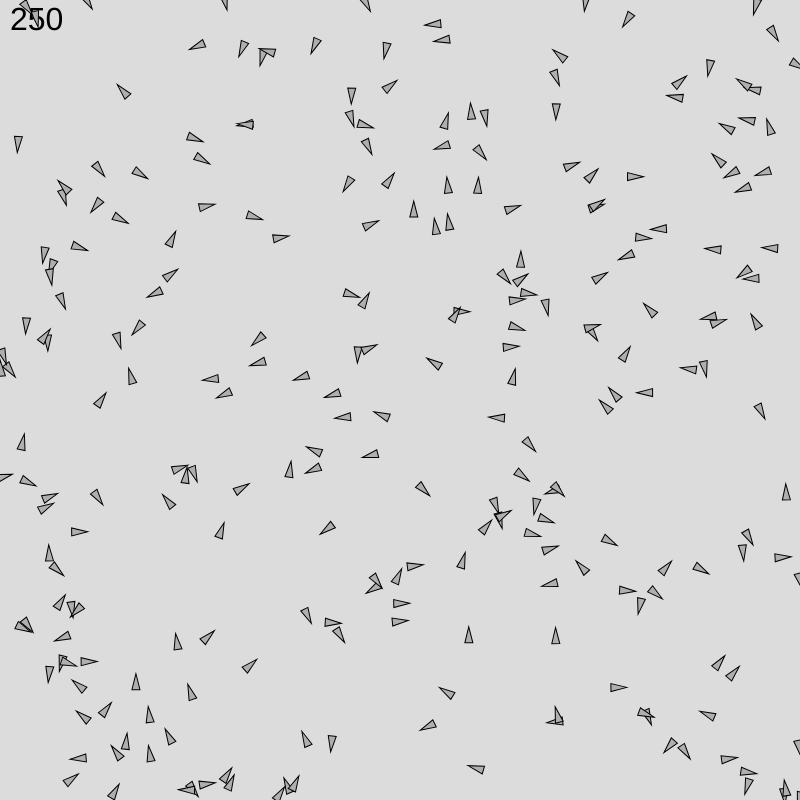
Frame 1 (no input)
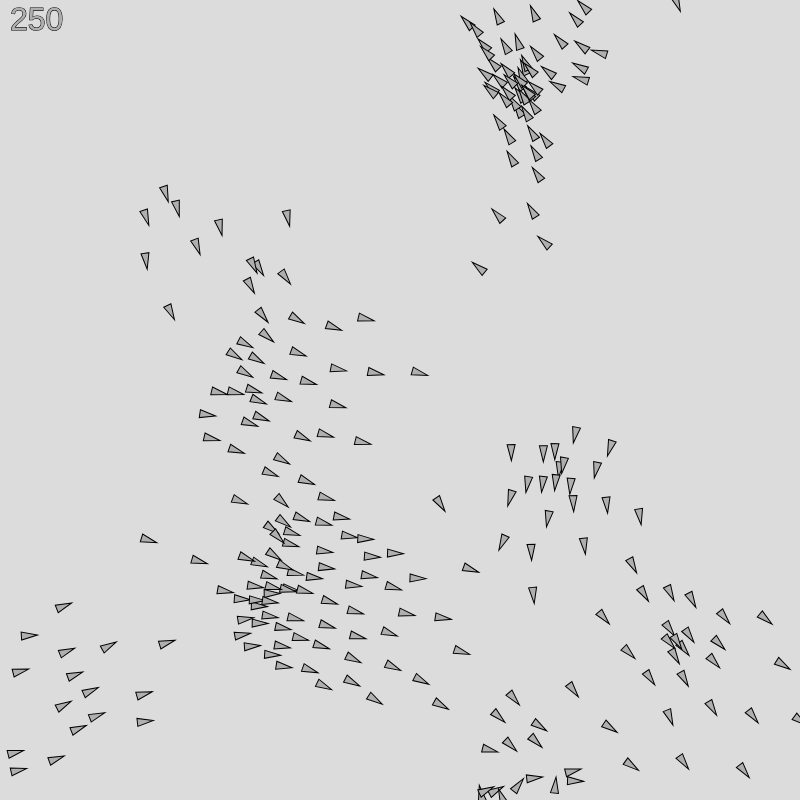
Frame 60 (no input)
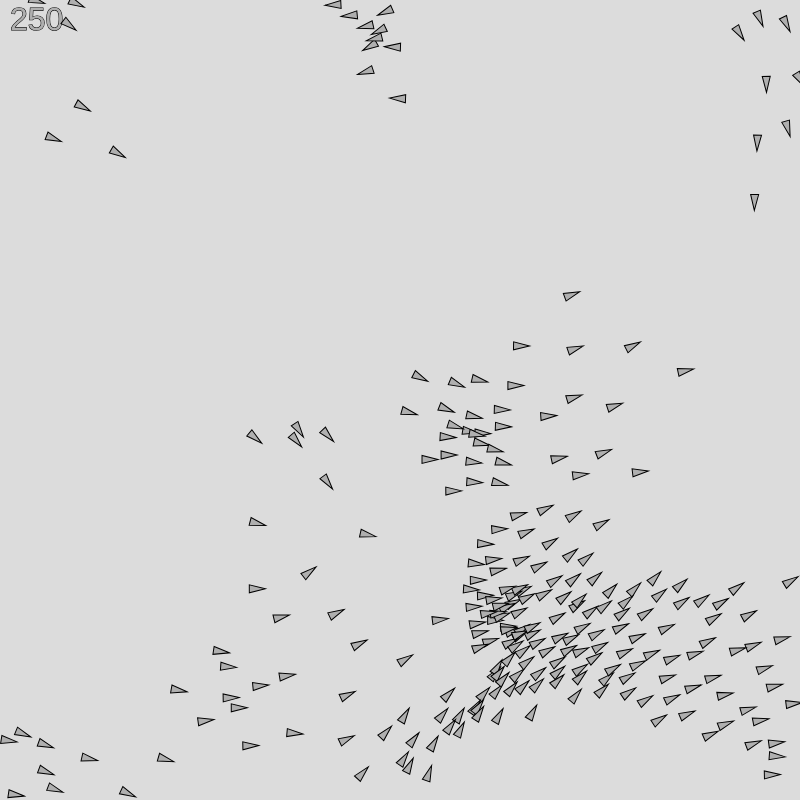
Frame 120 (the mouse pressed at the canvas centre since frame 60)

The p5.js sketch that drew these frames (run headless with seeded random() and noise() and a simulated clock; from frame 60 on, the mouse is pressed at the canvas centre):

// p5.js sketch
// ── sketch.js
const amountOfFlocks = 250;
let abos = [];

function setup() {
//   createCanvas(windowWidth, windowHeight);
  createCanvas(800, 800);

  for(let i = 0; i < (amountOfFlocks); i++) {
      abos.push(new boid());
  }
}

function draw() {
  background(220);

  textSize(32);
  text(abos.length, 10, 30);

  for (let aboid of abos) {
    aboid.flock(abos);
    aboid.edge();
    aboid.update();
    aboid.show(); 
  }

//
//  if (mouseIsPressed) {
//    abos.push(new boid());
//  }
}

//function windowResized() {
//  resizeCanvas(windowWidth, windowHeight);
//}


// ── boid.js
class boid {
  
  constructor() {
    this.pos = createVector(random(width), random(height))
    this.vel = p5.Vector.random2D();
    this.acc = createVector();
    
    this.radius = 4;
	this.perception = this.radius*20;
//    this.mass = this.radius*this.radius*PI;

    this.maxSpeed = 5;
    this.maxForce = 0.5;
  }
  
  update() {
    this.pos.add(this.vel);
	this.vel.add(this.acc);
    this.vel.limit(this.maxSpeed);	
    
    this.acc.mult(0);
  }
  
  applyForce(force) {
//    let f = p5.Vector.div(force, this.mass);
    this.acc.add(force);
  }
  
  flock(boids) {
    let se = this.separation(boids);
    let al = this.alignment(boids);
    let co = this.cohesion(boids);
	
//	se.mult(1.02);
//	al.mult(0.85);
//	co.mult(0.97);
		
	this.applyForce(se);
	this.applyForce(al);
	this.applyForce(co);
  }
  
  separation(boids) {
    //steer to avoid crowding local flockmates
    let steering = createVector();
    let count = 0;
    
    for (let boid of boids) {
      if (this != boid) {
        let di = p5.Vector.dist(this.pos, boid.pos);
        if (di < this.perception) {
          let diff = p5.Vector.sub(this.pos, boid.pos);
          diff.div(di * di);
          steering.add(diff);
          count++;
        }
      }
    }
    
    if (count != 0) {
      steering = p5.Vector.div(steering, count);
      steering.setMag(this.maxSpeed);
      steering.sub(this.vel);
      steering.limit(this.maxForce);
     }
	 
	 return steering;
  }
  
  alignment(boids) {
    // steer towards the average heading of local flockmates
    let steering = createVector();
    let count = 0;
    
    for (let boid of boids) {
      if (this != boid) {
        let di = p5.Vector.dist(this.pos, boid.pos);
        if (di < this.perception) {
          steering.add(boid.vel);
          count++;
        }
      }
    }
    
    if (count != 0) {
      steering = p5.Vector.div(steering, count);
      steering.setMag(this.maxSpeed);
      steering.sub(this.vel);
      steering.limit(this.maxForce);
    }
	
	return steering;
  }
  
  cohesion(boids) {
    // steer to move toward the average position of local flockmates
    let steering = createVector();
    let count = 0;
    
    for (let boid of boids) {
      if (this != boid) {
        let di = p5.Vector.dist(this.pos, boid.pos);
        if (di < this.perception) {
          steering.add(boid.pos);
          count++;
        }
      }
    }
    
    if (count != 0) {
      steering = p5.Vector.div(steering, count);
      steering.sub(this.pos);
      steering.setMag(this.maxSpeed);
      steering.sub(this.vel);
      steering.limit(this.maxForce);
    }    
	
	return steering;
  }
  
  show() {
    this.shape();
  }
  
  shape() {
//    noFill();
//    stroke(0, 200, 0, 50);
//    circle(this.pos.x, this.pos.y, this.perception);
    
    let theta = this.vel.heading() + PI/2;
    fill(175);
    stroke(0);
    push();
    translate(this.pos.x, this.pos.y);
    rotate(theta);
    beginShape();
    vertex(0, -this.radius*2);
    vertex(-this.radius, this.radius*2);
    vertex(this.radius, this.radius*2);
    endShape(CLOSE);
    pop();
  }
  
  edge() {
    // come back on the other side
    if (this.pos.x < 0) this.pos.x = width
    else if (this.pos.x > width) this.pos.x = 0;

    if (this.pos.y < 0) this.pos.y = height
    else if (this.pos.y > height) this.pos.y = 0;
    
    // bounce back in. 
//    if ((this.pos.x > width) || (this.pos.x < 0)) {
//      this.vel.x = this.vel.x * -1;
//    }
//
//    if ((this.pos.y > height) || (this.pos.y < 0)) {
//      this.vel.y = this.vel.y * -1;
//    }
  }
}
// ── boid3d.js
class boid3d {
  
  constructor() {
    this.pos = createVector(random(width), random(height), random(height))
    this.vel = p5.Vector.random3D();
    this.acc = createVector();
    
    this.radius = 4;
	this.perception = this.radius*20;
//    this.mass = this.radius*this.radius*PI;

    this.maxSpeed = 5;
    this.maxForce = 0.05;
  }
  
  update() {
    this.pos.add(this.vel);
	this.vel.add(this.acc);
    this.vel.limit(this.maxSpeed);	
    
    this.acc.mult(0);
  }
  
  applyForce(force) {
//    let f = p5.Vector.div(force, this.mass);
    this.acc.add(force);
  }
  
  flock(boids) {
    let se = this.separation(boids);
    let al = this.alignment(boids);
    let co = this.cohesion(boids);
	
//	se.mult(1.02);
//	al.mult(0.85);
//	co.mult(0.85);
		
	this.applyForce(se);
	this.applyForce(al);
	this.applyForce(co);
  }
  
  separation(boids) {
    //steer to avoid crowding local flockmates
    let steering = createVector();
    let count = 0;
    
    for (let boid of boids) {
      if (this != boid) {
        let di = p5.Vector.dist(this.pos, boid.pos);
        if (di < this.perception) {
          let diff = p5.Vector.sub(this.pos, boid.pos);
          diff.div(di * di);
          steering.add(diff);
          count++;
        }
      }
    }
    
    if (count != 0) {
      steering = p5.Vector.div(steering, count);
      steering.setMag(this.maxSpeed);
      steering.sub(this.vel);
      steering.limit(this.maxForce);
     }
	 
	 return steering;
  }
  
  alignment(boids) {
    // steer towards the average heading of local flockmates
    let steering = createVector();
    let count = 0;
    
    for (let boid of boids) {
      if (this != boid) {
        let di = p5.Vector.dist(this.pos, boid.pos);
        if (di < this.perception) {
          steering.add(boid.vel);
          count++;
        }
      }
    }
    
    if (count != 0) {
      steering = p5.Vector.div(steering, count);
      steering.setMag(this.maxSpeed);
      steering.sub(this.vel);
      steering.limit(this.maxForce);
    }
	
	return steering;
  }
  
  cohesion(boids) {
    // steer to move toward the average position of local flockmates
    let steering = createVector();
    let count = 0;
    
    for (let boid of boids) {
      if (this != boid) {
        let di = p5.Vector.dist(this.pos, boid.pos);
        if (di < this.perception) {
          steering.add(boid.pos);
          count++;
        }
      }
    }
    
    if (count != 0) {
      steering = p5.Vector.div(steering, count);
      steering.sub(this.pos);
      steering.setMag(this.maxSpeed);
      steering.sub(this.vel);
      steering.limit(this.maxForce);
    }    
	
	return steering;
  }
  
  show() {
    this.shape();
  }
  
  shape() {
//    noFill();
//    stroke(0, 200, 0, 50);
//    circle(this.pos.x, this.pos.y, this.perception);
    
    let theta = this.vel.heading() + PI/2;
    fill(175);
    stroke(0);
    push();
    translate(this.pos.x, this.pos.y);
    rotate(theta);
    beginShape();
    vertex(0, -this.radius*2);
    vertex(-this.radius, this.radius*2);
    vertex(this.radius, this.radius*2);
    endShape(CLOSE);
    pop();
  }
  
  edge() {
    // come back on the other side
    if (this.pos.x < 0) this.pos.x = width
    else if (this.pos.x > width) this.pos.x = 0;

    if (this.pos.y < 0) this.pos.y = height
    else if (this.pos.y > height) this.pos.y = 0;
    
    // bounce back in. 
//    if ((this.pos.x > width) || (this.pos.x < 0)) {
//      this.vel.x = this.vel.x * -1;
//    }
//
//    if ((this.pos.y > height) || (this.pos.y < 0)) {
//      this.vel.y = this.vel.y * -1;
//    }
  }
}
